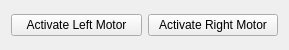
<?xml version="1.0" encoding="UTF-8"?>
<ui version="4.0">
 <class>MainWindow</class>
 <widget class="QMainWindow" name="MainWindow">
  <property name="geometry">
   <rect>
    <x>0</x>
    <y>0</y>
    <width>289</width>
    <height>50</height>
   </rect>
  </property>
  <property name="windowTitle">
   <string>MainWindow</string>
  </property>
  <widget class="QWidget" name="centralWidget">
   <layout class="QHBoxLayout" name="horizontalLayout">
    <item>
     <widget class="QPushButton" name="pushButton">
      <property name="text">
       <string>Activate Left Motor</string>
      </property>
     </widget>
    </item>
    <item>
     <widget class="QPushButton" name="pushButton_2">
      <property name="text">
       <string>Activate Right Motor</string>
      </property>
     </widget>
    </item>
   </layout>
  </widget>
 </widget>
 <layoutdefault spacing="6" margin="11"/>
 <resources/>
 <connections/>
</ui>
